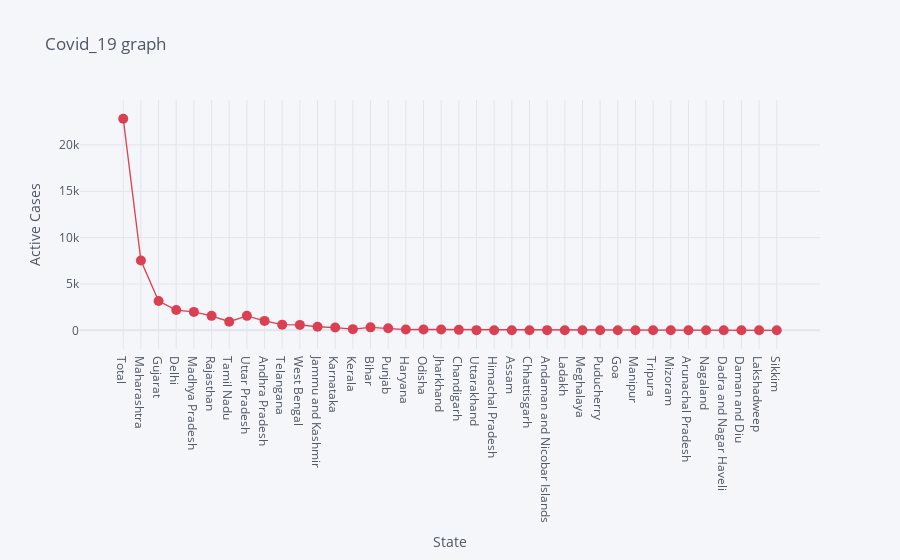

The cell this chart's notebook holds for it:
### Markdown cell above
# Active Cases per State

### Code cell
df.iplot(kind= 'scatter', x= 'State', y='Active', mode= 'markers+lines', title= 'Covid_19 graph', xTitle= 'State', yTitle= 'Active Cases', color= 'red', size= 10)

### Figure 1 — Plotly figure (JSON) as saved in the notebook; plotly's stock layout.template omitted (floating-point values rounded to 4 significant figures)
{"data": [{"line": {"color": "rgba(219, 64, 82, 1.0)", "dash": "solid", "shape": "linear", "width": 1.3}, "marker": {"size": 10, "symbol": "circle"}, "mode": "markers+lines", "name": "Active", "text": "", "type": "scatter", "x": ["Total", "Maharashtra", "Gujarat", "Delhi", "Madhya Pradesh", "Rajasthan", "Tamil Nadu", "Uttar Pradesh", "Andhra Pradesh", "Telangana", "West Bengal", "Jammu and Kashmir", "Karnataka", "Kerala", "Bihar", "Punjab", "Haryana", "Odisha", "Jharkhand", "Chandigarh", "Uttarakhand", "Himachal Pradesh", "Assam", "Chhattisgarh", "Andaman and Nicobar Islands", "Ladakh", "Meghalaya", "Puducherry", "Goa", "Manipur", "Tripura", "Mizoram", "Arunachal Pradesh", "Nagaland", "Dadra and Nagar Haveli", "Daman and Diu", "Lakshadweep", "Sikkim"], "y": [22828, 7530, 3159, 2182, 1986, 1560, 925, 1557, 1014, 610, 584, 381, 297, 123, 317, 222, 81, 85, 83, 50, 18, 13, 8, 4, 18, 6, 11, 3, 0, 0, 0, 1, 0, 0, 0, 0, 0, 0]}], "layout": {"legend": {"bgcolor": "#F5F6F9", "font": {"color": "#4D5663"}}, "paper_bgcolor": "#F5F6F9", "plot_bgcolor": "#F5F6F9", "title": {"font": {"color": "#4D5663"}, "text": "Covid_19 graph"}, "xaxis": {"gridcolor": "#E1E5ED", "showgrid": true, "tickfont": {"color": "#4D5663"}, "title": {"font": {"color": "#4D5663"}, "text": "State"}, "zerolinecolor": "#E1E5ED"}, "yaxis": {"gridcolor": "#E1E5ED", "showgrid": true, "tickfont": {"color": "#4D5663"}, "title": {"font": {"color": "#4D5663"}, "text": "Active Cases"}, "zerolinecolor": "#E1E5ED"}}}
